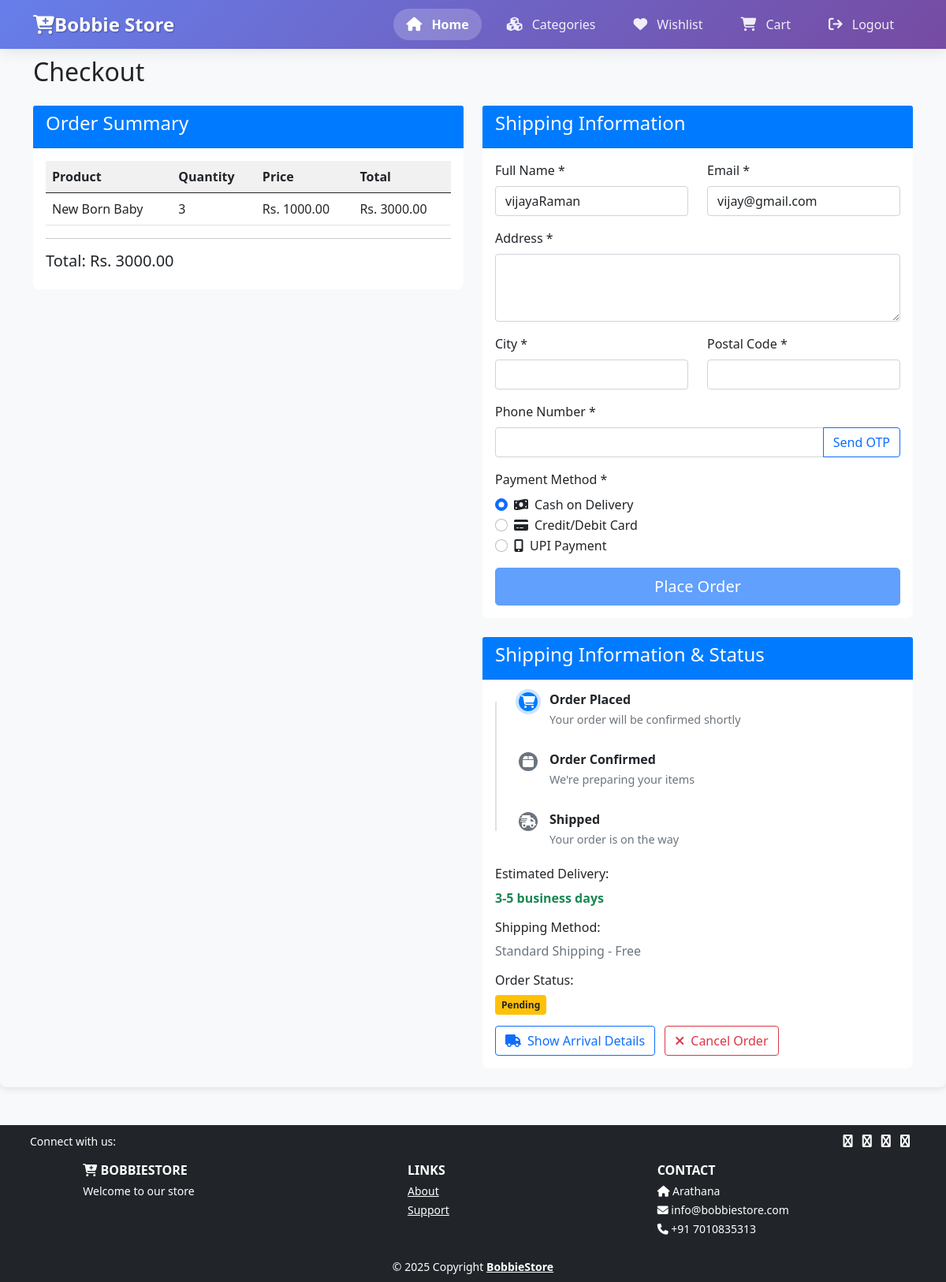
Screenshot of /checkout/ (signed in) with the database file from the repository.
### Shop/models.py (models this page shows, shortened)
class Cart(models.Model):
    user = models.ForeignKey(User, on_delete=models.CASCADE, related_name='cart_items')
    product = models.ForeignKey(Product, on_delete=models.CASCADE, related_name='cart_products')
    quantity = models.PositiveIntegerField(default=1)
    added_at = models.DateTimeField(auto_now_add=True)
    class Meta:
        unique_together = ('user', 'product')
    @property
    def total_price(self):
        return self.quantity * self.product.selling_price

class Product(models.Model):
    category = models.ForeignKey(Category, on_delete=models.CASCADE, related_name='products')
    name = models.CharField(max_length=100)
    description = models.TextField()
    price = models.DecimalField(max_digits=10, decimal_places=2)
    quantity = models.IntegerField(default=0)
    product_image = models.ImageField(upload_to='product_image', blank=True, null=True)
    status = models.BooleanField(default=True)
    original_price = models.DecimalField(max_digits=10, decimal_places=2, default=0)
    selling_price = models.DecimalField(max_digits=10, decimal_places=2, default=0)
    trending = models.BooleanField(default=False)
    created_at = models.DateTimeField(auto_now_add=True)
    class Meta:
        ordering = ['-created_at']

### Shop/views.py (the view)
# urls.py: path('checkout/', views.checkout, name='checkout'),
def checkout(request):
    if request.user.is_authenticated:
        cart_items = Cart.objects.filter(user=request.user)
        total_price = sum(item.product.selling_price * item.quantity for item in cart_items)
        if not cart_items:
            messages.warning(request, "Your cart is empty. Please add items to proceed to checkout.")
            return redirect('cart')
        return render(request, "checkout.html", {
            "cart_items": cart_items,
            "total_price": total_price
        })
    else:
        messages.warning(request, "Please login to proceed to checkout.")
        return redirect('login')

### Shop/templates/checkout.html (shortened to what this page needs)
{% extends 'main.html' %}
{% load static %}
{% block content %}
<link rel="stylesheet" href="{% static 'css/checkout.css' %}">
<section class="bg-light py-4 my-5">
    <div class="container">
        <h2 class="mb-4">Checkout</h2>
        <div class="row">
            <div class="col-md-6">
                <div class="card">
                    <div class="card-header">
                        <h4>Order Summary</h4>
                    </div>
                    <div class="card-body">
                        {% if cart_items %}
                            <table class="table">
                                <thead>
                                    <tr>
                                        <th>Product</th>
                                        <th>Quantity</th>
                                        <th>Price</th>
                                        <th>Total</th>
                                    </tr>
                                </thead>
                                <tbody>
                                    {% for item in cart_items %}
                                    <tr>
                                        <td>{{ item.product.name }}</td>
                                        <td>{{ item.quantity }}</td>
                                        <td>Rs. {{ item.product.selling_price }}</td>
                                        <td>Rs. {{ item.total_price }}</td>
                                    </tr>
                                    {% endfor %}
                                </tbody>
                            </table>
                            <hr>
                            <h5 class="text-right">Total: Rs. {{ total_price }}</h5>
                        {% else %}
                            <p>Your cart is empty.</p>
                        {% endif %}
                    </div>
                </div>
            </div>
            <div class="col-md-6">
                <div class="card">
                    <div class="card-header">
                        <h4>Shipping Information</h4>
                    </div>
                    <div class="card-body">
                        <form method="post" action="{% url 'place_order' %}" id="checkoutForm" onsubmit="return validateForm()">
                            <div class="row">
                                <div class="col-md-6 mb-3">
                                    <label for="full_name" class="form-label">Full Name *</label>
                                    <input type="text" class="form-control" id="full_name" name="full_name" required value="{{ user.get_full_name|default:user.username }}">
                                </div>
                                <div class="col-md-6 mb-3">
                                    <label for="email" class="form-label">Email *</label>
                                    <input type="email" class="form-control" id="email" name="email" required value="{{ user.email }}" oninput="validateEmail(this)">
                                </div>
                            </div>
                            <div class="mb-3">
                                <label for="address" class="form-label">Address *</label>
                                <textarea class="form-control" id="address" name="address" rows="3" required></textarea>
                            </div>
                            <div class="row">
                                <div class="col-md-6 mb-3">
                                    <label for="city" class="form-label">City *</label>
                                    <input type="text" class="form-control" id="city" name="city" required>
                                </div>
                                <div class="col-md-6 mb-3">
                                    <label for="postal_code" class="form-label">Postal Code *</label>
                                    <input type="text" class="form-control" id="postal_code" name="postal_code" required>
                                </div>
                            </div>
                            <div class="mb-3">
                                <label for="phone_number" class="form-label">Phone Number *</label>
                                <div class="input-group">
                                    <input type="tel" class="form-control" id="phone_number" name="phone_number" required
                                           pattern="[0-9]{10}" maxlength="10" oninput="validatePhoneNumber(this)">
                                    <button type="button" class="btn btn-outline-primary" id="sendOtpBtn" onclick="sendOTP()">Send OTP</button>
                                </div>
                            </div>
                            <div class="mb-3">
                                <label class="form-label">Payment Method *</label>
                                <div class="form-check">
                                    <input class="form-check-input" type="radio" name="payment_method" id="cod" value="cod" checked>
                                    <label class="form-check-label" for="cod">
                                        <i class="fas fa-money-bill-wave me-2"></i>Cash on Delivery
                                    </label>
                                </div>
                                <div class="form-check">
                                    <input class="form-check-input" type="radio" name="payment_method" id="card" value="card">
                                    <label class="form-check-label" for="card">
                                        <i class="fas fa-credit-card me-2"></i>Credit/Debit Card
                                    </label>
                                </div>
                                <div class="form-check">
                                    <input class="form-check-input" type="radio" name="payment_method" id="upi" value="upi">
                                    <label class="form-check-label" for="upi">
                                        <i class="fas fa-mobile-alt me-2"></i>UPI Payment
                                    </label>
                                </div>
                            </div>
                            <div class="d-grid">
                                <button type="submit" class="btn btn-primary btn-lg" id="submitBtn" disabled>Place Order</button>
                            </div>
                        </form>
                    </div>
                </div>
                <div class="card mt-4">
                    <div class="card-header">
                        <h4>Shipping Information & Status</h4>
                    </div>
                    <div class="card-body">
                        <div class="shipping-timeline">
                            <div class="timeline-item active">
                                <div class="timeline-icon">
                                    <i class="fas fa-shopping-cart"></i>
                                </div>
                                <div class="timeline-content">
                                    <h6>Order Placed</h6>
                                    <p class="text-muted">Your order will be confirmed shortly</p>
                                </div>
                            </div>
                            <div class="timeline-item">
                            <div class="timeline-icon">
                                    <i class="fas fa-box"></i>
                                </div>
                                <div class="timeline-content">
                                    <h6>Order Confirmed</h6>
                                    <p class="text-muted">We're preparing your items</极速赛车官网开奖结果p>
                                </div>
                            </div>
                            <div class="timeline-item">
                                <div class="timeline-icon">
                                    <i class="fas fa-shipping-fast"></i>
                                </div>
                                <div class="timeline-content">
                                    <h6>Shipped</h6>
                                    <p class="text-muted">Your order is on the way</p>
                                </div>
                            </div>
                        </div>
                        <div class="mt-4">
                            <h6>Estimated Delivery:</h6>
                            <p class="text-success"><strong>3-5 business days</strong></p>
                            <h6>Shipping Method:</h6>
                            <p class="text-muted">Standard Shipping - Free</p>
                            <h6>Order Status:</h6>
                            <p><span class="status-badge status-pending" id="order-status-badge">Pending</span></p>
                        </div>
                        <div class="mt-3">
                            <button type="button" class="btn btn-outline-primary me-2" onclick="showArrivalDetails()">
                                <i class="fas fa-truck me-2"></i>Show Arrival Details
                            </button>
                            <button type="button" class="btn btn-outline-danger" onclick="showCancelModal()">
                                <i class="fas fa-times me-2"></i>Cancel Order
                            </button>
                        </div>
                    </div>
                </div>
            </div>
        </div>
    </div>
</section>
{% endblock content %}

### static/css/checkout.css (style rules this page uses)
body { background-color: #f8f9fa; }
section.bg-light { background-color: #ffffff; border-radius: 8px; box-shadow: 0 2px 10px rgba(0, 0, 0, 0.1); }
.card { border: none; border-radius: 8px; }
.card-header { background-color: #007bff; color: white; border-top-left-radius: 8px; border-top-right-radius: 8px; }
.table th, .table td { vertical-align: middle; }
.table th { background-color: #f1f1f1; }
.btn-primary { background-color: #007bff; border-color: #007bff; }
.shipping-timeline { position: relative; padding-left: 30px; }
.timeline-item { position: relative; margin-bottom: 30px; display: flex; align-items: flex-start; }
.timeline-item:last-child { margin-bottom: 0; }
.timeline-item::before { content: ''; position: absolute; left: -30px; top: 12px; width: 2px; height: calc(100% + 30px); background-color: #dee2e6; }
.timeline-item:last-child::before { height: 12px; }
.timeline-icon { width: 24px; height: 24px; border-radius: 50%; background-color: #6c757d; color: white; display: flex; align-items: center; justify-content: center; margin-right: 15px; position: relative; z-index: 2; flex-shrink: 0; }
.timeline-item.active .timeline-icon { background-color: #007bff; box-shadow: 0 0 0 4px rgba(0, 123, 255, 0.2); }
.timeline-content { flex: 1; }
.timeline-content h6 { margin-bottom: 5px; font-weight: 600; }
.timeline-content p { margin: 0; font-size: 0.9rem; }
.status-badge { padding: 0.25rem 0.5rem; border-radius: 0.25rem; font-size: 0.75rem; font-weight: 600; }
.status-pending { background-color: #ffc107; color: #212529; }

### rows the page displays
Cart: product.name "New Born Baby", quantity "3", product.selling_price "1000.00", total_price "3000.00"

### other values shown
{{ total_price }} "3000.00"
